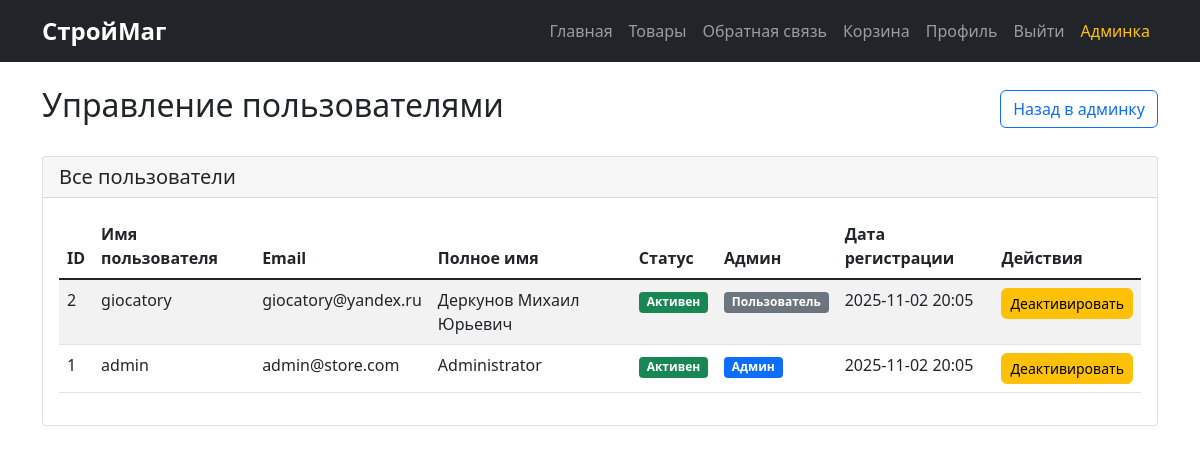
Page /admin/users (signed in) on the committed database.
### tables this page shows
CREATE TABLE users (
                id INTEGER PRIMARY KEY AUTOINCREMENT,
                email TEXT UNIQUE NOT NULL,
                username TEXT UNIQUE NOT NULL,
                hashed_password TEXT NOT NULL,
                full_name TEXT,
                is_active BOOLEAN DEFAULT TRUE,
                is_superuser BOOLEAN DEFAULT FALSE,
                created_at DATETIME DEFAULT CURRENT_TIMESTAMP
            );

### routers/admin.py (the view)
@router.get("/users", response_class=HTMLResponse)
async def admin_users(
    request: Request,
    admin: dict = Depends(get_current_admin_user)
):
    async with aiosqlite.connect("construction_store.db") as db:
        db.row_factory = aiosqlite.Row
        async with db.execute("SELECT * FROM users ORDER BY created_at DESC") as cursor:
            users = await cursor.fetchall()
    context = {
        "request": request,
        "users": users,
        "current_user": admin,
        "cart_count": getattr(request.state, 'cart_count', 0)
    }
    return templates.TemplateResponse("admin/users.html", context)

### templates/admin/users.html (shortened to what this page needs)
{% extends "base.html" %}
{% block content %}
<div class="d-flex justify-content-between align-items-center mb-4">
    <h2>Управление пользователями</h2>
    <div class="btn-group">
        <a href="/admin/" class="btn btn-outline-primary">Назад в админку</a>
    </div>
</div>
<div class="card">
    <div class="card-header">
        <h5 class="mb-0">Все пользователи</h5>
    </div>
    <div class="card-body">
        {% if users %}
        <div class="table-responsive">
            <table class="table table-striped">
                <thead>
                    <tr>
                        <th>ID</th>
                        <th>Имя пользователя</th>
                        <th>Email</th>
                        <th>Полное имя</th>
                        <th>Статус</th>
                        <th>Админ</th>
                        <th>Дата регистрации</th>
                        <th>Действия</th>
                    </tr>
                </thead>
                <tbody>
                    {% for user in users %}
                    <tr>
                        <td>{{ user.id }}</td>
                        <td>{{ user.username }}</td>
                        <td>{{ user.email }}</td>
                        <td>{{ user.full_name or '-' }}</td>
                        <td>
                            {% if user.is_active %}
                                <span class="badge bg-success">Активен</span>
                            {% else %}
                                <span class="badge bg-danger">Неактивен</span>
                            {% endif %}
                        </td>
                        <td>
                            {% if user.is_superuser %}
                                <span class="badge bg-primary">Админ</span>
                            {% else %}
                                <span class="badge bg-secondary">Пользователь</span>
                            {% endif %}
                        </td>
                        <td>{{ user.created_at[:16] }}</td>
                        <td>
                            <form action="/admin/users/{{ user.id }}/toggle" method="post" class="d-inline">
                                <button type="submit" class="btn btn-sm {% if user.is_active %}btn-warning{% else %}btn-success{% endif %}">
                                    {% if user.is_active %}Деактивировать{% else %}Активировать{% endif %}
                                </button>
                            </form>
                        </td>
                    </tr>
                    {% endfor %}
                </tbody>
            </table>
        </div>
        {% else %}
        <div class="text-center py-4">
            <p class="text-muted">Пользователей пока нет</p>
        </div>
        {% endif %}
    </div>
</div>
{% endblock %}

### static/css/style.css (style rules this page uses)
.card { transition: transform 0.2s; }
.btn { border-radius: 0.375rem; }

### rows in the picture
users: id "2", username "giocatory", email "giocatory@yandex.ru", full_name "Деркунов Михаил Юрьевич", is_active "Активен", is_superuser "Пользователь", created_at "2025-11-02 20:05"
users: id "1", username "admin", email "admin@store.com", full_name "Administrator", is_active "Активен", is_superuser "Админ", created_at "2025-11-02 20:05"
